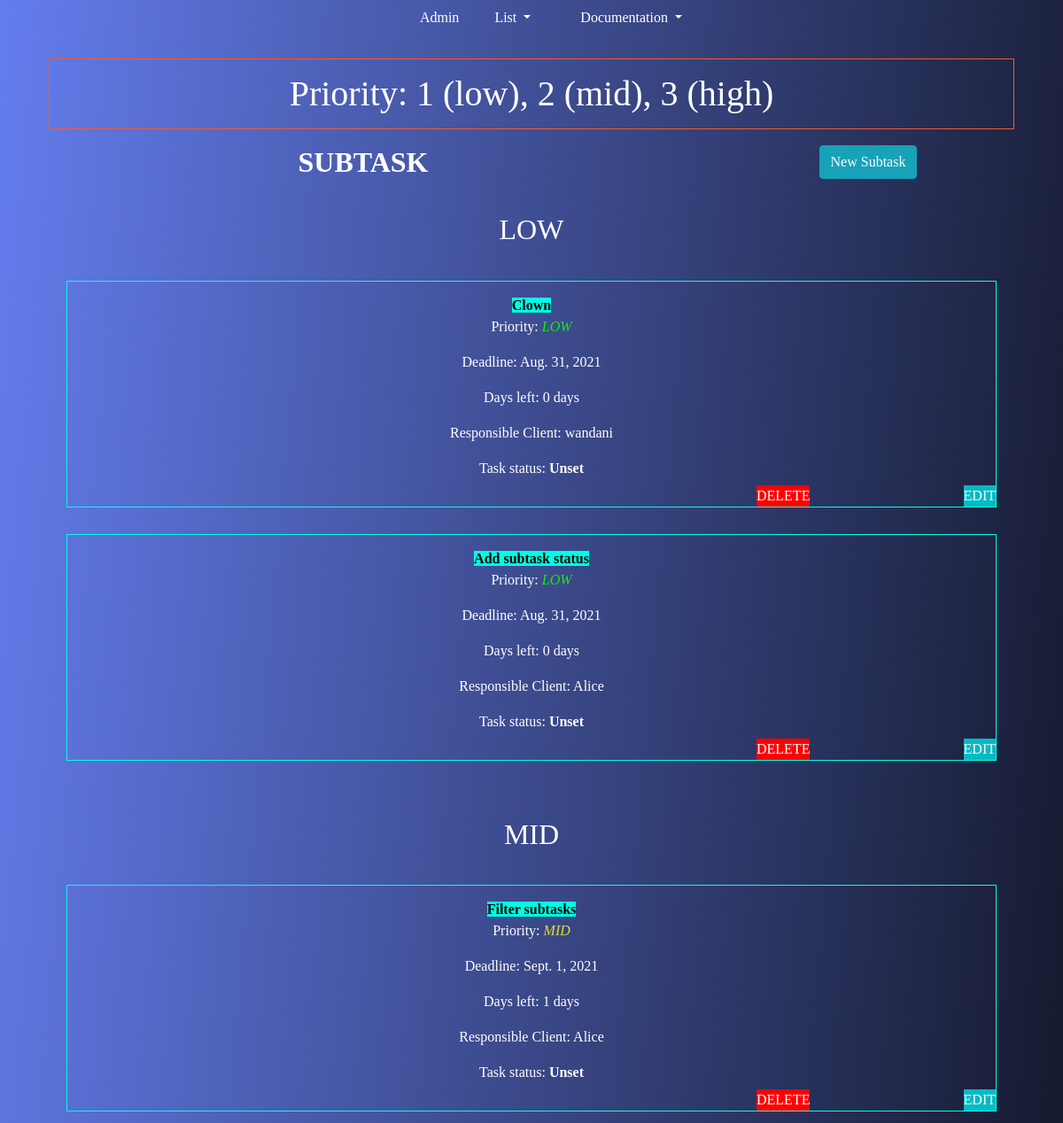
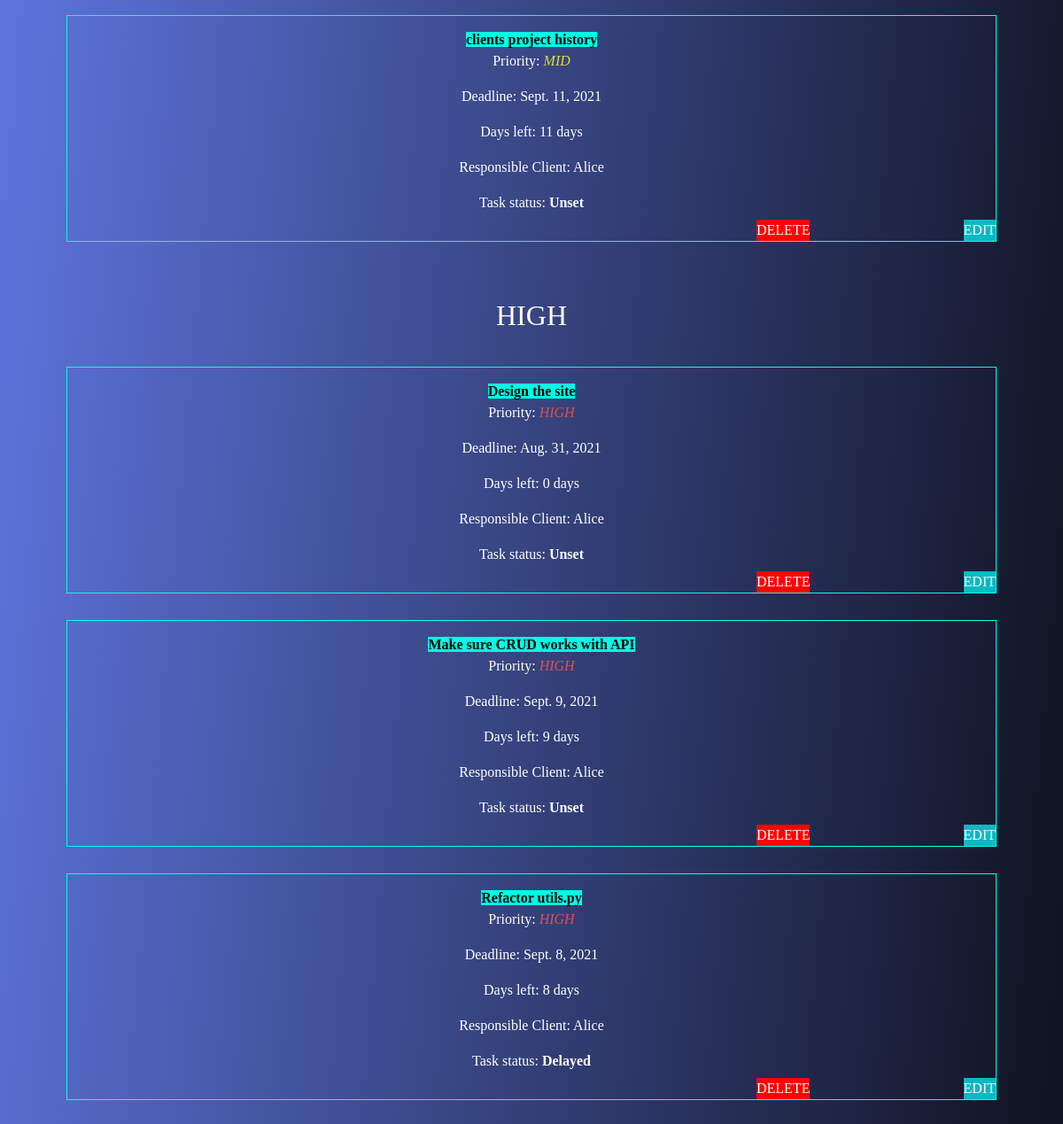
Screenshot of /clients/subTaskList/ with the database file from the repository (2 pictures, top to bottom).
### managementapp/models.py (models this page shows, shortened)
class SubTask(models.Model):
    title = models.CharField(max_length=300)
    priority = models.IntegerField()
    deadline = models.DateField(blank=True)
    daysLeft = models.IntegerField(null=True, blank=True)
    status = models.CharField(max_length=50, default='Unset')
    responsible_client = models.ForeignKey(
        'Client',
        on_delete=CASCADE,
        blank=True, null=True
    )

class Client(models.Model):
    name = models.CharField(max_length=300)
    email = models.CharField(max_length=300)
    phoneNumber = models.IntegerField()
    address = models.CharField(max_length=300)
    def __str__(self):
        return "%s" % (self.name)

### managementapp/views/subtask/subtaskViews.py (the view)
# urls.py: path('subTaskList/', views.subTaskList, name='subTaskList'),
def subTaskList(request):
    saveDaysLeft(SubTask)
    return render(request, 'clients/list/subTaskList.html', {
        'subTasks': SubTask.objects.all()
        } )

### managementapp/utils.py (called while the page is built)
def saveDaysLeft(instances):
    for obj in instances.objects.all():
        obj.daysLeft = countDaysLeft(obj.deadline)
        obj.save()

def countDaysLeft(deadline):
    return ( deadline - datetime.date( datetime.now() ) ).days

### managementapp/templates/clients/list/subTaskList.html (shortened to what this page needs)
{% extends "layout/base.html" %} {% block content %}
<div class="rules">
    <h1 class="rules-info"> Priority: 1 (low), 2 (mid), 3 (high)</h1>
</div>
<div class="table-title">
    <div class="row">
        <div class="col-sm-8"><h2><b>SUBTASK</b></h2></div>
        <div class="col-sm-4">
            <a type="button" href="{% url 'clients:addSubTask' %}" class="btn btn-info add-new">New Subtask</a>
        </div>
    </div>
</div>
<div class="objects">
    <h2>LOW</h2>
    {% for subTask in subTasks %}
        {% if subTask.priority == 1 %}
        <div class="obj">
            <a class="obj-name"><b> {{ subTask.title }} </b></a>
            <p>Priority: <i class="low"> LOW </i> </p>
            <p>Deadline: {{ subTask.deadline }} </p>
            <p>Days left: {{ subTask.daysLeft }} days</p>
            <p>Responsible Client: <a href="{% url 'clients:clientProfile' id=subTask.responsible_client.id %}"> {{ subTask.responsible_client}} <a/> </p>
            <p>Task status: <b>{{ subTask.status }}</b></p>
            <a class="obj-update" href="{% url 'clients:updateSubtask' id=subTask.id %}">EDIT</a>
            <a class="obj-delete" href="{% url 'clients:deleteSubTask' id=subTask.id %}">DELETE</a>
        </div>
        {% endif %}
    {% endfor %}
    <br>
    <h2>MID</h2>
    {% for subTask in subTasks %}
        {% if subTask.priority == 2 %}
        <div class="obj">
            <a class="obj-name"><b> {{ subTask.title }} </b></a>
            <p>Priority: <i class="mid"> MID </i> </p>
            <p>Deadline: {{ subTask.deadline }} </p>
            <p>Days left: {{ subTask.daysLeft }} days</p>
            <p>Responsible Client: <a href="{% url 'clients:clientProfile' id=subTask.responsible_client.id %}"> {{ subTask.responsible_client}} <a/> </p>
            <p>Task status: <b>{{ subTask.status }}</b></p>
            <a class="obj-update" href="{% url 'clients:updateSubtask' id=subTask.id %}">EDIT</a>
            <a class="obj-delete" href="{% url 'clients:deleteSubTask' id=subTask.id %}">DELETE</a>
        </div>
        {% endif %}
    {% endfor %}
    <br>
    <h2>HIGH</h2>
    {% for subTask in subTasks %}
        {% if subTask.priority == 3 %}
        <div class="obj">
            <a class="obj-name"><b> {{ subTask.title }} </b></a>
            <p>Priority: <i class="high"> HIGH </i> </p>
            <p>Deadline: {{ subTask.deadline }} </p>
            <p>Days left: {{ subTask.daysLeft }} days</p>
            <p>Responsible Client: <a href="{% url 'clients:clientProfile' id=subTask.responsible_client.id %}"> {{ subTask.responsible_client}} <a/> </p>
            <p>Task status: <b>{{ subTask.status }}</b></p>
            <a class="obj-update" href="{% url 'clients:updateSubtask' id=subTask.id %}">EDIT</a>
            <a class="obj-delete" href="{% url 'clients:deleteSubTask' id=subTask.id %}">DELETE</a>
        </div>
        {% endif %}
    {% endfor %}
</div>
{% endblock %}

### assets/css/style.css (style rules this page uses)
.app-body { background: linear-gradient(95deg, #647dee, #0f121f); font-family: ubuntu; text-align: center; }
a, a:hover, a:visited { color: #fff !important; text-decoration: none !important; }
h1, h2, h3, h4, h5 { font-family: monospace; text-align: center; color: white !important; }
.objects { padding: 30px; display: grid; grid-template-columns: 1fr; grid-gap: 20px; }
.obj { margin-top: 10px; border: 1px solid #00ffe5; position: relative; padding: 15px; }
.obj .obj-name { background: #00ffe5; right: 0%; top: 0; margin: 0; }
.obj-name { color: black !important; }
p { color: white; }
.rules { padding: 10px; }
.rules .rules-info { padding: 15px; border: 1px solid #ff5722; color: #ff5722; }
.obj-update { position: absolute; background: #05bac3; right: 0%; bottom: 0; margin: 0; }
.obj-delete { position: absolute; background: #ff0000; right: 20%; bottom: 0; margin: 0; }
p.completed, i.low { color: #13ec13; }
p.wip, i.mid { color: #dede33; }
p.delayed, i.high { color: #de4f4f; }

### rows the page displays
SubTask: title "Clown", deadline "Aug. 31, 2021", daysLeft "0", responsible_client "wandani", status "Unset"
SubTask: title "Add subtask status", deadline "Aug. 31, 2021", daysLeft "0", responsible_client "Alice", status "Unset"
SubTask: title "Filter subtasks", deadline "Sept. 1, 2021", daysLeft "1", responsible_client "Alice", status "Unset"
SubTask: title "clients project history", deadline "Sept. 11, 2021", daysLeft "11", responsible_client "Alice", status "Unset"
SubTask: title "Design the site", deadline "Aug. 31, 2021", daysLeft "0", responsible_client "Alice", status "Unset"
SubTask: title "Make sure CRUD works with API", deadline "Sept. 9, 2021", daysLeft "9", responsible_client "Alice", status "Unset"
SubTask: title "Refactor utils.py", deadline "Sept. 8, 2021", daysLeft "8", responsible_client "Alice", status "Delayed"
